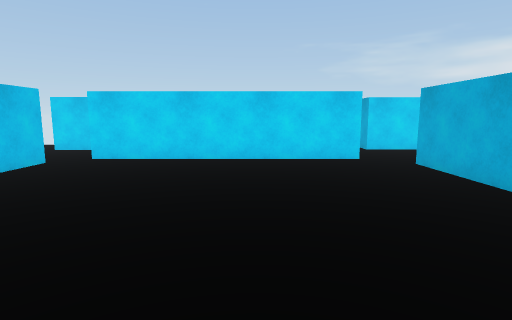
View 1 (above)

24 first-person views from a walk through a Unity game level. The camera is 1.4 m above the floor, tilts 8° down and sees 80° across. The floor is counted in squares, 1 m on a side. Each view is taken from the middle of a square. On the plan, view 1 faces up. The plan holds only what a view shows up to about 14 squares ahead; the rest is blank. The player character is not drawn.

View 2
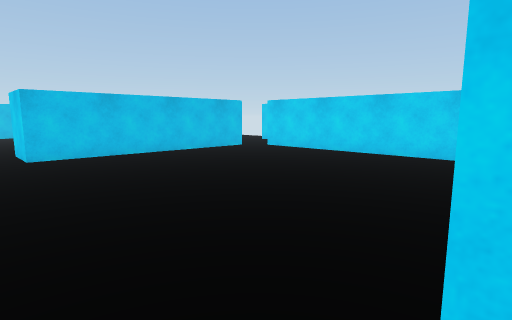

View 3
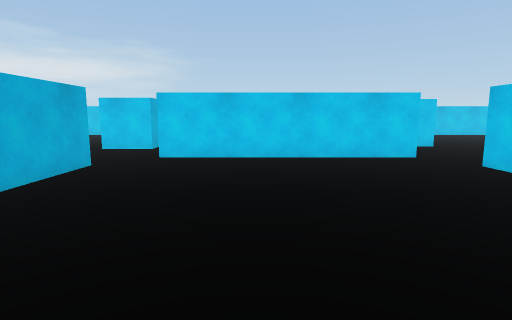

View 4
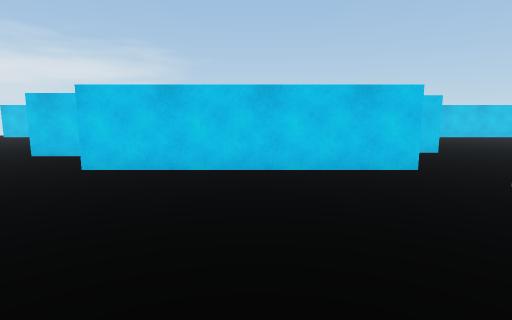

View 5
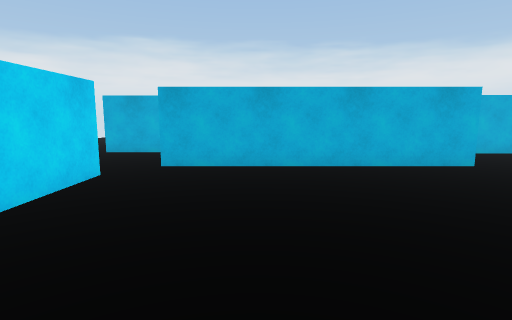

View 6
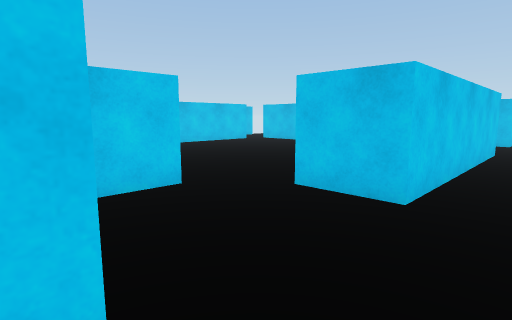

View 7
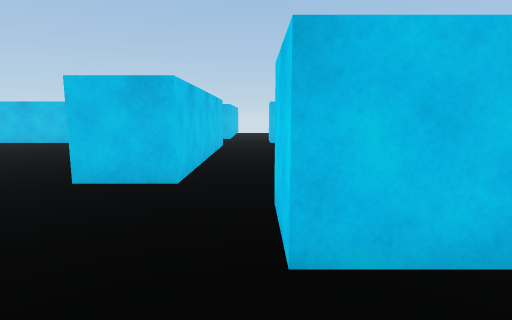

View 8
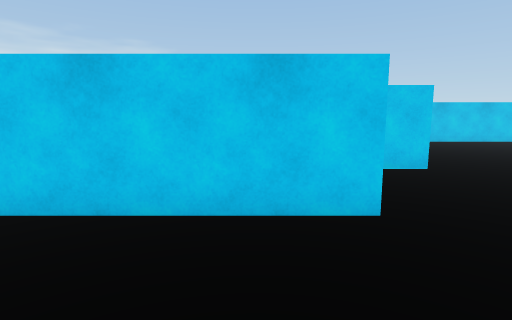

View 9
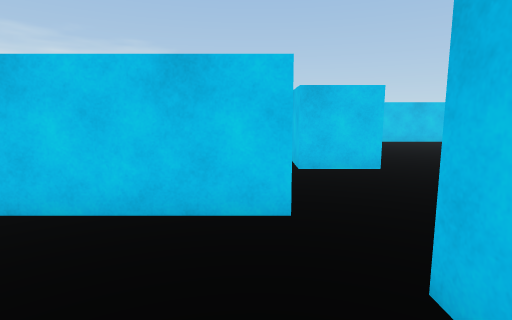

View 10
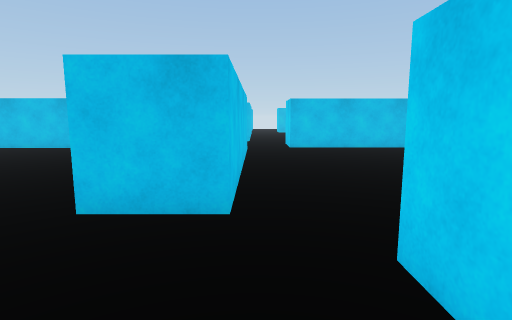

View 11
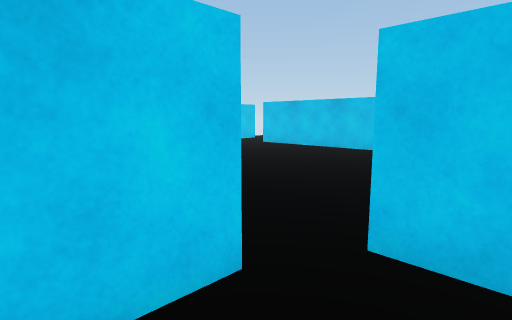

View 12
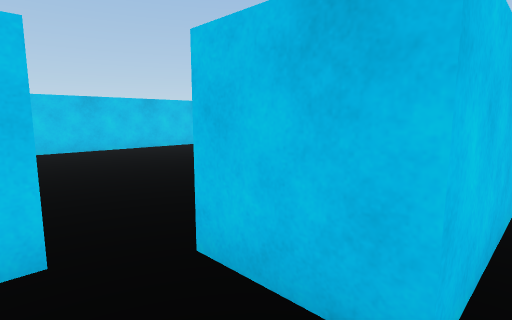

View 13
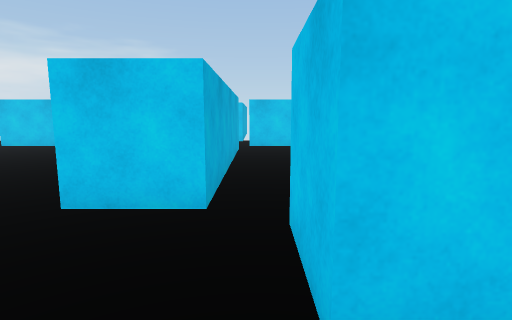

View 14
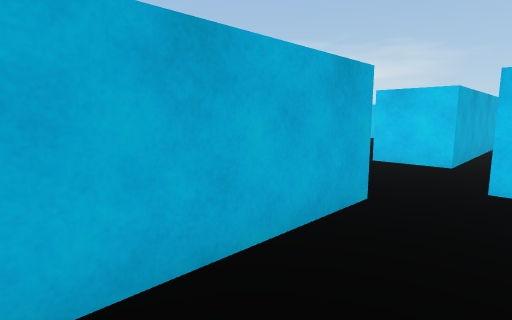

View 15
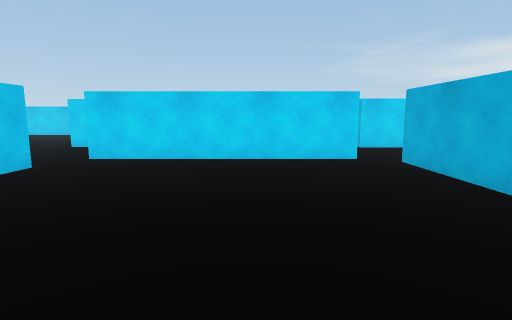

View 16
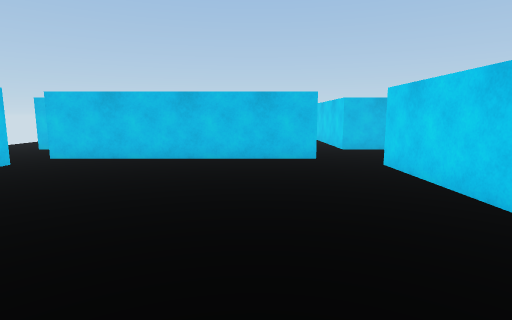

View 17
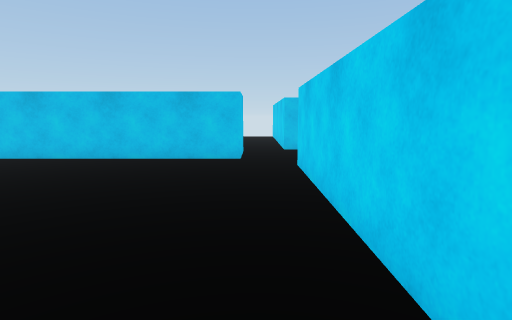

View 18
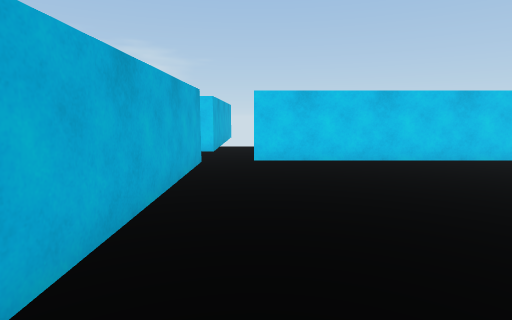

View 19
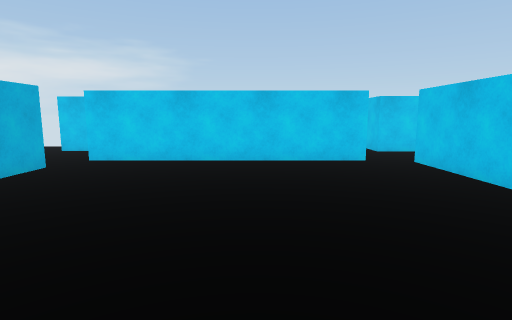

View 20
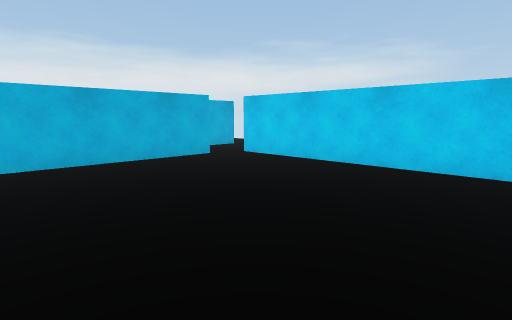

View 21
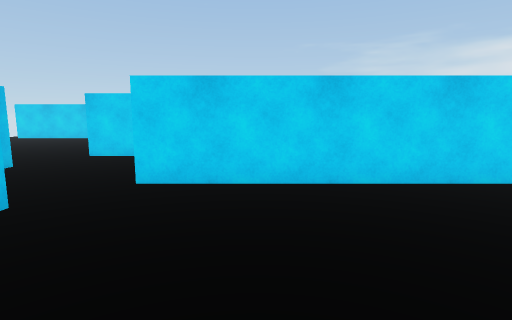

View 22
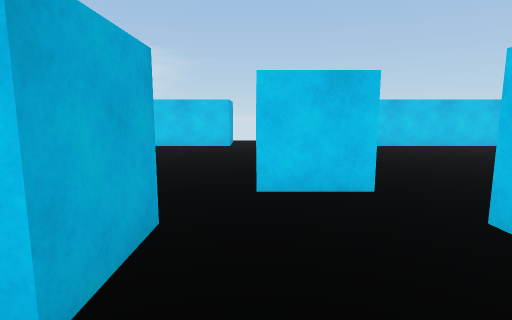

View 23
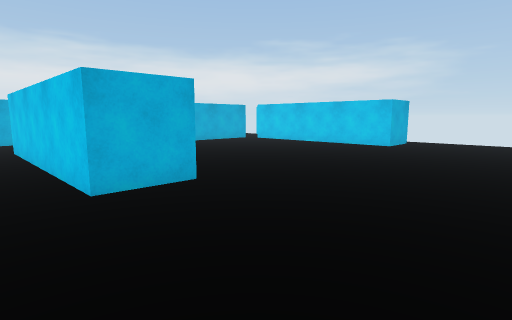

View 24
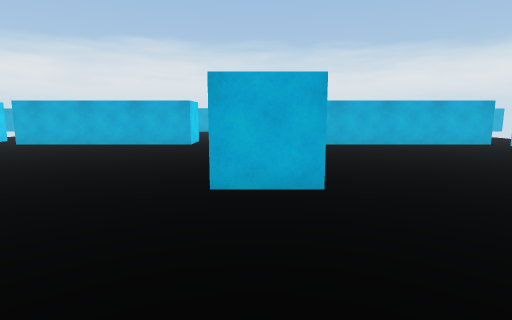

### Floor plan
Ten units are one square. View 1 is at (0, 0); x grows to the right and y downward. Boxes are objects, and circles mark ways between rooms. Rooms are numbered by the first view taken in them; rooms with no view inside come last. Other rooms are left out.
<svg viewBox="-265 -105 410 245">
<path fill="none" stroke="#000" d="M38 -1 38 -72M28 -80 -44 -80M-45 13 27 13M-51 -74 -51 -1M27 13 27 30M36 35 54 35M62 29 62 16M54 -1 38 -1M106 117 129 117M-49 44 -49 115M27 30 -45 30M-39 117 32 117M36 106 36 35M-160 44 -160 115M-88 30 -150 30M-150 117 -79 117M-67 115 -67 55M-184 13 -184 30M-150 30 -150 13M-179 44 -160 44M-160 -6 -177 -6M-255 31 -255 13 -184 13M-184 30 -221 30M-177 -6 -177 -78M-255 135 -255 117 -206 117M-177 115 -177 48M-79 13 -79 31M-51 -1 -69 -1M-68 44 -49 44"/>
<circle cx="30" cy="10" r="3" fill="#2a7"/>
<circle cx="60" cy="10" r="3" fill="#2a7"/>
<circle cx="-50" cy="40" r="3" fill="#2a7"/>
<circle cx="-160" cy="40" r="3" fill="#2a7"/>
<circle cx="-70" cy="40" r="3" fill="#2a7"/>
<circle cx="-190" cy="0" r="3" fill="#2a7"/>
<circle cx="-190" cy="40" r="3" fill="#2a7"/>
<text x="0" y="-30">1</text>
<text x="40" y="20">2</text>
<text x="140" y="20">3</text>
<text x="-10" y="70">4</text>
<text x="-120" y="70">5</text>
<text x="-170" y="20">6</text>
<text x="-260" y="20">7</text>
<text x="-60" y="20">8</text>
</svg>
Room 1 opens to room 2. Room 2 opens to room 3. Room 4 opens to room 8. Room 5 opens to room 6. Room 5 opens to room 8. Room 6 opens to room 7.

Where each view was taken, in squares from view 1:
view 1: 0 up, 0 right, facing up
view 2: 1 down, 4 right, facing up-left
view 3: 7 up, 0 right, facing down
view 4: 5 up, 1 left, facing down
view 5: 5 up, 3 left, facing right
view 6: 0 up, 4 left, facing down-left
view 7: 0 up, 3 left, facing left
view 8: 2 up, 3 left, facing down
view 9: 2 up, 4 left, facing down
view 10: 1 down, 6 right, facing left
view 11: 2 down, 5 right, facing down-left
view 12: 1 down, 4 right, facing down-left
view 13: 0 up, 3 right, facing down
view 14: 4 up, 2 right, facing down-right
view 15: 11 down, 0 right, facing up
view 16: 6 down, 8 left, facing left
view 17: 4 down, 8 left, facing left
view 18: 4 down, 8 left, facing down
view 19: 4 down, 1 left, facing down
view 20: 5 down, 4 left, facing down-right
view 21: 8 down, 13 left, facing up
view 22: 0 up, 16 left, facing down
view 23: 0 up, 30 left, facing down-right
view 24: 2 down, 30 left, facing right
